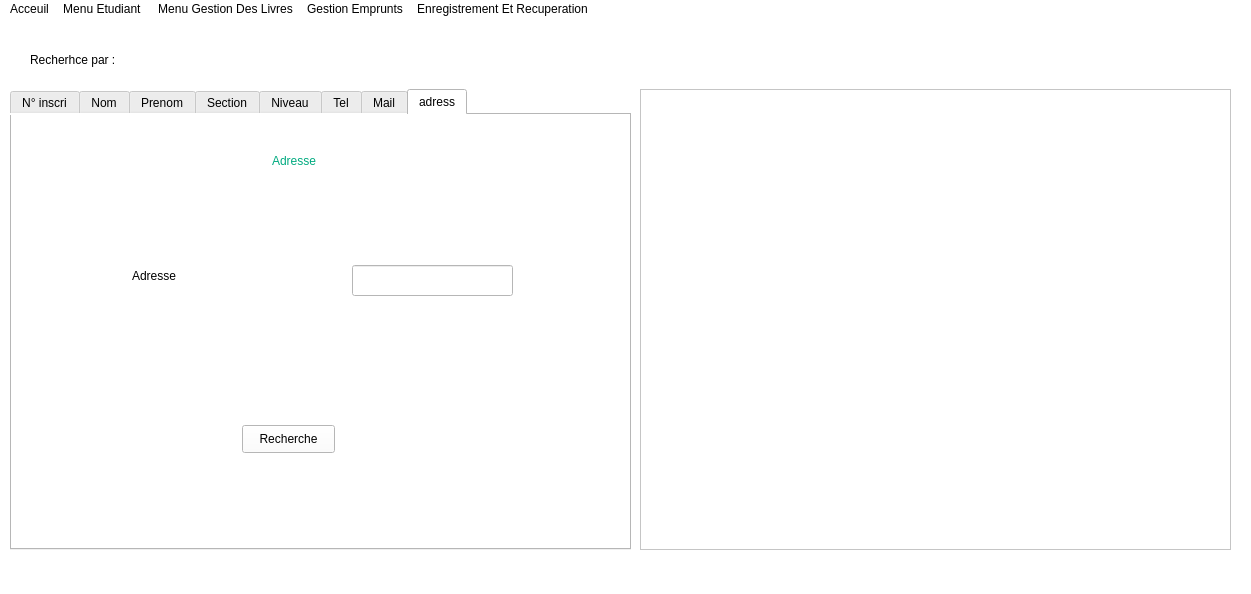
<?xml version="1.0" encoding="UTF-8"?>
<ui version="4.0">
 <class>MainWindow</class>
 <widget class="QMainWindow" name="MainWindow">
  <property name="geometry">
   <rect>
    <x>0</x>
    <y>0</y>
    <width>1251</width>
    <height>594</height>
   </rect>
  </property>
  <property name="windowTitle">
   <string>MainWindow</string>
  </property>
  <property name="styleSheet">
   <string notr="true">color :rgb(0, 0, 0);
font: 87 9pt &quot;Neue Haas Grotesk Text Pro Blac&quot;;
background-color:rgb(255, 255, 255);


</string>
  </property>
  <widget class="QWidget" name="centralwidget">
   <widget class="QLabel" name="label">
    <property name="geometry">
     <rect>
      <x>30</x>
      <y>-30</y>
      <width>161</width>
      <height>141</height>
     </rect>
    </property>
    <property name="text">
     <string>Recherhce par :</string>
    </property>
   </widget>
   <widget class="QTableWidget" name="tableWidget">
    <property name="geometry">
     <rect>
      <x>640</x>
      <y>70</y>
      <width>591</width>
      <height>461</height>
     </rect>
    </property>
   </widget>
   <widget class="QTabWidget" name="tabWidget">
    <property name="geometry">
     <rect>
      <x>10</x>
      <y>70</y>
      <width>621</width>
      <height>461</height>
     </rect>
    </property>
    <property name="toolTipDuration">
     <number>0</number>
    </property>
    <property name="currentIndex">
     <number>7</number>
    </property>
    <widget class="QWidget" name="tab">
     <attribute name="title">
      <string>N° inscri</string>
     </attribute>
     <widget class="QLabel" name="label_11">
      <property name="geometry">
       <rect>
        <x>280</x>
        <y>10</y>
        <width>171</width>
        <height>91</height>
       </rect>
      </property>
      <property name="styleSheet">
       <string notr="true">font: 87 12pt &quot;Verdana Pro Cond Black&quot;;
color: rgb(0, 170, 127);</string>
      </property>
      <property name="text">
       <string>N° Inscri</string>
      </property>
     </widget>
     <widget class="QPushButton" name="pushButton_2">
      <property name="geometry">
       <rect>
        <x>270</x>
        <y>300</y>
        <width>93</width>
        <height>28</height>
       </rect>
      </property>
      <property name="text">
       <string>Recherche</string>
      </property>
     </widget>
     <widget class="QLineEdit" name="lineEdit_2">
      <property name="geometry">
       <rect>
        <x>390</x>
        <y>200</y>
        <width>161</width>
        <height>31</height>
       </rect>
      </property>
     </widget>
     <widget class="QLabel" name="label_3">
      <property name="geometry">
       <rect>
        <x>130</x>
        <y>150</y>
        <width>261</width>
        <height>101</height>
       </rect>
      </property>
      <property name="text">
       <string>Numero  Inscription</string>
      </property>
     </widget>
    </widget>
    <widget class="QWidget" name="tab_2">
     <attribute name="title">
      <string>Nom</string>
     </attribute>
     <widget class="QLabel" name="label_12">
      <property name="geometry">
       <rect>
        <x>260</x>
        <y>10</y>
        <width>171</width>
        <height>91</height>
       </rect>
      </property>
      <property name="styleSheet">
       <string notr="true">font: 87 12pt &quot;Verdana Pro Cond Black&quot;;
color: rgb(0, 170, 127);</string>
      </property>
      <property name="text">
       <string>Nom</string>
      </property>
     </widget>
     <widget class="QLabel" name="label_4">
      <property name="geometry">
       <rect>
        <x>120</x>
        <y>110</y>
        <width>261</width>
        <height>101</height>
       </rect>
      </property>
      <property name="text">
       <string>Nom</string>
      </property>
     </widget>
     <widget class="QLineEdit" name="lineEdit_3">
      <property name="geometry">
       <rect>
        <x>330</x>
        <y>150</y>
        <width>161</width>
        <height>31</height>
       </rect>
      </property>
     </widget>
     <widget class="QPushButton" name="pushButton_3">
      <property name="geometry">
       <rect>
        <x>250</x>
        <y>330</y>
        <width>93</width>
        <height>28</height>
       </rect>
      </property>
      <property name="text">
       <string>Recherche</string>
      </property>
     </widget>
    </widget>
    <widget class="QWidget" name="tab_3">
     <attribute name="title">
      <string>Prenom</string>
     </attribute>
     <widget class="QLabel" name="label_13">
      <property name="geometry">
       <rect>
        <x>250</x>
        <y>10</y>
        <width>171</width>
        <height>91</height>
       </rect>
      </property>
      <property name="styleSheet">
       <string notr="true">font: 87 12pt &quot;Verdana Pro Cond Black&quot;;
color: rgb(0, 170, 127);</string>
      </property>
      <property name="text">
       <string>Prenom</string>
      </property>
     </widget>
     <widget class="QLabel" name="label_6">
      <property name="geometry">
       <rect>
        <x>120</x>
        <y>120</y>
        <width>261</width>
        <height>101</height>
       </rect>
      </property>
      <property name="text">
       <string>Prenom</string>
      </property>
     </widget>
     <widget class="QLineEdit" name="lineEdit_4">
      <property name="geometry">
       <rect>
        <x>370</x>
        <y>170</y>
        <width>161</width>
        <height>31</height>
       </rect>
      </property>
     </widget>
     <widget class="QPushButton" name="pushButton_4">
      <property name="geometry">
       <rect>
        <x>240</x>
        <y>330</y>
        <width>93</width>
        <height>28</height>
       </rect>
      </property>
      <property name="text">
       <string>Recherche</string>
      </property>
     </widget>
    </widget>
    <widget class="QWidget" name="tab_4">
     <attribute name="title">
      <string>Section</string>
     </attribute>
     <widget class="QLabel" name="label_14">
      <property name="geometry">
       <rect>
        <x>250</x>
        <y>10</y>
        <width>171</width>
        <height>91</height>
       </rect>
      </property>
      <property name="styleSheet">
       <string notr="true">font: 87 12pt &quot;Verdana Pro Cond Black&quot;;
color: rgb(0, 170, 127);</string>
      </property>
      <property name="text">
       <string>Section</string>
      </property>
     </widget>
     <widget class="QLabel" name="label_5">
      <property name="geometry">
       <rect>
        <x>90</x>
        <y>120</y>
        <width>261</width>
        <height>101</height>
       </rect>
      </property>
      <property name="text">
       <string>Section</string>
      </property>
     </widget>
     <widget class="QLineEdit" name="lineEdit_5">
      <property name="geometry">
       <rect>
        <x>350</x>
        <y>160</y>
        <width>161</width>
        <height>31</height>
       </rect>
      </property>
     </widget>
     <widget class="QPushButton" name="pushButton_5">
      <property name="geometry">
       <rect>
        <x>230</x>
        <y>330</y>
        <width>93</width>
        <height>28</height>
       </rect>
      </property>
      <property name="text">
       <string>Recherche</string>
      </property>
     </widget>
    </widget>
    <widget class="QWidget" name="tab_5">
     <attribute name="title">
      <string>Niveau</string>
     </attribute>
     <widget class="QLabel" name="label_15">
      <property name="geometry">
       <rect>
        <x>270</x>
        <y>0</y>
        <width>171</width>
        <height>91</height>
       </rect>
      </property>
      <property name="styleSheet">
       <string notr="true">font: 87 12pt &quot;Verdana Pro Cond Black&quot;;
color: rgb(0, 170, 127);</string>
      </property>
      <property name="text">
       <string>Niveau</string>
      </property>
     </widget>
     <widget class="QLabel" name="label_7">
      <property name="geometry">
       <rect>
        <x>80</x>
        <y>110</y>
        <width>261</width>
        <height>101</height>
       </rect>
      </property>
      <property name="text">
       <string>Niveau</string>
      </property>
     </widget>
     <widget class="QLineEdit" name="lineEdit_6">
      <property name="geometry">
       <rect>
        <x>320</x>
        <y>150</y>
        <width>161</width>
        <height>31</height>
       </rect>
      </property>
     </widget>
     <widget class="QPushButton" name="pushButton_6">
      <property name="geometry">
       <rect>
        <x>250</x>
        <y>330</y>
        <width>93</width>
        <height>28</height>
       </rect>
      </property>
      <property name="text">
       <string>Recherche</string>
      </property>
     </widget>
    </widget>
    <widget class="QWidget" name="tab_7">
     <attribute name="title">
      <string>Tel</string>
     </attribute>
     <widget class="QLabel" name="label_10">
      <property name="geometry">
       <rect>
        <x>250</x>
        <y>10</y>
        <width>171</width>
        <height>91</height>
       </rect>
      </property>
      <property name="styleSheet">
       <string notr="true">font: 87 12pt &quot;Verdana Pro Cond Black&quot;;
color: rgb(0, 170, 127);</string>
      </property>
      <property name="text">
       <string>Telephone</string>
      </property>
     </widget>
     <widget class="QLabel" name="label_2">
      <property name="geometry">
       <rect>
        <x>120</x>
        <y>120</y>
        <width>261</width>
        <height>101</height>
       </rect>
      </property>
      <property name="text">
       <string>Numero Telephone</string>
      </property>
     </widget>
     <widget class="QLineEdit" name="lineEdit">
      <property name="geometry">
       <rect>
        <x>370</x>
        <y>160</y>
        <width>161</width>
        <height>31</height>
       </rect>
      </property>
     </widget>
     <widget class="QPushButton" name="pushButton">
      <property name="geometry">
       <rect>
        <x>270</x>
        <y>270</y>
        <width>93</width>
        <height>28</height>
       </rect>
      </property>
      <property name="text">
       <string>Recherche</string>
      </property>
     </widget>
    </widget>
    <widget class="QWidget" name="tab_6">
     <attribute name="title">
      <string>Mail</string>
     </attribute>
     <widget class="QLabel" name="label_16">
      <property name="geometry">
       <rect>
        <x>260</x>
        <y>0</y>
        <width>171</width>
        <height>91</height>
       </rect>
      </property>
      <property name="styleSheet">
       <string notr="true">font: 87 12pt &quot;Verdana Pro Cond Black&quot;;
color: rgb(0, 170, 127);</string>
      </property>
      <property name="text">
       <string>Mail</string>
      </property>
     </widget>
     <widget class="QLabel" name="label_8">
      <property name="geometry">
       <rect>
        <x>90</x>
        <y>90</y>
        <width>261</width>
        <height>101</height>
       </rect>
      </property>
      <property name="text">
       <string>Mail</string>
      </property>
     </widget>
     <widget class="QLineEdit" name="lineEdit_7">
      <property name="geometry">
       <rect>
        <x>340</x>
        <y>130</y>
        <width>161</width>
        <height>31</height>
       </rect>
      </property>
     </widget>
     <widget class="QPushButton" name="pushButton_7">
      <property name="geometry">
       <rect>
        <x>250</x>
        <y>290</y>
        <width>93</width>
        <height>28</height>
       </rect>
      </property>
      <property name="text">
       <string>Recherche</string>
      </property>
     </widget>
    </widget>
    <widget class="QWidget" name="tab_8">
     <attribute name="title">
      <string>adress</string>
     </attribute>
     <widget class="QLabel" name="label_17">
      <property name="geometry">
       <rect>
        <x>260</x>
        <y>0</y>
        <width>171</width>
        <height>91</height>
       </rect>
      </property>
      <property name="styleSheet">
       <string notr="true">font: 87 12pt &quot;Verdana Pro Cond Black&quot;;
color: rgb(0, 170, 127);</string>
      </property>
      <property name="text">
       <string>Adresse</string>
      </property>
     </widget>
     <widget class="QLabel" name="label_9">
      <property name="geometry">
       <rect>
        <x>120</x>
        <y>110</y>
        <width>261</width>
        <height>101</height>
       </rect>
      </property>
      <property name="text">
       <string>Adresse</string>
      </property>
     </widget>
     <widget class="QLineEdit" name="lineEdit_8">
      <property name="geometry">
       <rect>
        <x>340</x>
        <y>150</y>
        <width>161</width>
        <height>31</height>
       </rect>
      </property>
     </widget>
     <widget class="QPushButton" name="pushButton_8">
      <property name="geometry">
       <rect>
        <x>230</x>
        <y>310</y>
        <width>93</width>
        <height>28</height>
       </rect>
      </property>
      <property name="text">
       <string>Recherche</string>
      </property>
     </widget>
    </widget>
   </widget>
  </widget>
  <widget class="QMenuBar" name="menubar">
   <property name="geometry">
    <rect>
     <x>0</x>
     <y>0</y>
     <width>1251</width>
     <height>25</height>
    </rect>
   </property>
   <widget class="QMenu" name="menuAcceuil">
    <property name="title">
     <string>Acceuil</string>
    </property>
   </widget>
   <widget class="QMenu" name="menuMenu_Etudiant">
    <property name="title">
     <string>Menu Etudiant </string>
    </property>
    <widget class="QMenu" name="menuMise_a_jour_Etudiant">
     <property name="title">
      <string>Mise a jour Etudiant</string>
     </property>
     <addaction name="actionAjouter_Etudiant"/>
     <addaction name="separator"/>
     <addaction name="actionSupprimer_Etudiant"/>
     <addaction name="separator"/>
     <addaction name="actionModifier_Etudiant"/>
    </widget>
    <widget class="QMenu" name="menuRecherche_et_Affichage">
     <property name="title">
      <string>Recherche et Affichage</string>
     </property>
     <addaction name="actionContenue_du_dictionnaire_Etudiant"/>
     <addaction name="separator"/>
     <addaction name="actionRecherche"/>
    </widget>
    <addaction name="menuMise_a_jour_Etudiant"/>
    <addaction name="separator"/>
    <addaction name="menuRecherche_et_Affichage"/>
   </widget>
   <widget class="QMenu" name="menuMenu_Gestion_Des_Livres">
    <property name="title">
     <string>Menu Gestion Des Livres</string>
    </property>
    <widget class="QMenu" name="menuMise_a_jour">
     <property name="title">
      <string>Mise a jour</string>
     </property>
     <addaction name="actionAjouter_un_nouvel_Livre"/>
     <addaction name="actionModifier_nombre_d_exemplaires_d_un_Livre"/>
    </widget>
    <widget class="QMenu" name="menuRecherche_et_Affichage_2">
     <property name="title">
      <string>Recherche et Affichage</string>
     </property>
     <addaction name="actionContenue_du_dictionnaire_livre"/>
     <addaction name="actionRecherche_par_Referance"/>
     <addaction name="actionRecherche_par_titre"/>
     <addaction name="actionRecherche_par_annee_edition_donne"/>
     <addaction name="actionRecherche_et_Affichage_des_livres_par_ordre_alphabetique"/>
    </widget>
    <addaction name="menuMise_a_jour"/>
    <addaction name="menuRecherche_et_Affichage_2"/>
   </widget>
   <widget class="QMenu" name="menuGestion_Emprunts">
    <property name="title">
     <string>Gestion Emprunts</string>
    </property>
    <widget class="QMenu" name="menuMise_a_jour_2">
     <property name="title">
      <string>Mise a jour</string>
     </property>
     <widget class="QMenu" name="menuModifier_Emprunt">
      <property name="title">
       <string>Modifier Emprunt</string>
      </property>
      <addaction name="actionDate_emprunt"/>
      <addaction name="actionDate_Retour"/>
     </widget>
     <addaction name="actionAjouter_un_nouvel_emprunt"/>
     <addaction name="actionRetour_d_un_emprunt"/>
     <addaction name="actionSupprimer_d_un_emprunt"/>
     <addaction name="menuModifier_Emprunt"/>
    </widget>
    <widget class="QMenu" name="menuRecherche_Affichage">
     <property name="title">
      <string>Recherche ,Affichage</string>
     </property>
     <addaction name="actionContenu_du_dictionnaire_emprunt"/>
     <addaction name="actionRecherche_emprunt_par_livre"/>
     <addaction name="actionRecherche_emprunt_par_etudiant"/>
     <addaction name="actionRecherche_livres_empruntee_a_une_date_donnee"/>
     <addaction name="actionRecherche_livres_retournee_a_une_date_donne"/>
     <addaction name="actionRecherche_livres_empruntee_entre_2_dates_donnee"/>
     <addaction name="actionRecherche_livres_retournee_entre_2_date_donne"/>
    </widget>
    <addaction name="menuMise_a_jour_2"/>
    <addaction name="menuRecherche_Affichage"/>
   </widget>
   <widget class="QMenu" name="menuRecuperation">
    <property name="title">
     <string>Enregistrement Et Recuperation</string>
    </property>
    <addaction name="actionRecuperation_des_donnee"/>
    <addaction name="actionEnregistrer_Ficher_Livres"/>
    <addaction name="actionEnregistrer_Ficher_Emprunt"/>
    <addaction name="separator"/>
    <addaction name="actionRecuperer_Ficher_Etudiant"/>
    <addaction name="actionRecuperer_Ficher_Livres"/>
    <addaction name="actionRecuperer_Ficher_Emprunt"/>
   </widget>
   <addaction name="menuAcceuil"/>
   <addaction name="menuMenu_Etudiant"/>
   <addaction name="menuMenu_Gestion_Des_Livres"/>
   <addaction name="menuGestion_Emprunts"/>
   <addaction name="menuRecuperation"/>
  </widget>
  <widget class="QStatusBar" name="statusbar"/>
  <action name="actionAjouter_Etudiant">
   <property name="checkable">
    <bool>false</bool>
   </property>
   <property name="text">
    <string>Ajouter Etudiant</string>
   </property>
  </action>
  <action name="actionEtudiant_Donnee">
   <property name="text">
    <string>Etudiant Donnee</string>
   </property>
  </action>
  <action name="actionUne_Section_Donnee">
   <property name="text">
    <string>Une Section Donnee</string>
   </property>
  </action>
  <action name="actionUn_Niveau_Donnee">
   <property name="text">
    <string>Un Niveau Donnee</string>
   </property>
  </action>
  <action name="actionSection_et_Niveau">
   <property name="text">
    <string>Section et Niveau</string>
   </property>
  </action>
  <action name="actionTel">
   <property name="text">
    <string>Tel</string>
   </property>
  </action>
  <action name="actionMail">
   <property name="text">
    <string>Mail</string>
   </property>
  </action>
  <action name="actionAdresse">
   <property name="text">
    <string>Adresse</string>
   </property>
  </action>
  <action name="actionContenue_du_dictionnaire_Etudiant">
   <property name="text">
    <string>Afficher les Etudiants </string>
   </property>
  </action>
  <action name="actionRecherche_par_numero_inscription">
   <property name="text">
    <string>Recherche par numero inscription</string>
   </property>
  </action>
  <action name="actionRecherche_par_section">
   <property name="text">
    <string>Recherche par section</string>
   </property>
  </action>
  <action name="actionRecherche_par_section_et_Niveau">
   <property name="text">
    <string>Recherche par section et Niveau </string>
   </property>
  </action>
  <action name="actionRecherche_par_Niveau">
   <property name="text">
    <string>Recherche par Niveau</string>
   </property>
  </action>
  <action name="actionAjouter_un_nouvel_Livre">
   <property name="text">
    <string>Ajouter un nouvel Livre</string>
   </property>
  </action>
  <action name="actionModifier_nombre_d_exemplaires_d_un_Livre">
   <property name="text">
    <string>Modifier nombre d exemplaires d un Livre</string>
   </property>
  </action>
  <action name="actionLivre_donnee">
   <property name="text">
    <string>Livre donnee</string>
   </property>
  </action>
  <action name="actionLivres_d_un_auteur">
   <property name="text">
    <string>Livres d un auteur</string>
   </property>
  </action>
  <action name="actionLivres_d_une_annee_donnee">
   <property name="text">
    <string>Livres d une annee donnee</string>
   </property>
  </action>
  <action name="actionContenue_du_dictionnaire_livre">
   <property name="text">
    <string>Contenue du dictionnaire livre</string>
   </property>
  </action>
  <action name="actionRecherche_par_Referance">
   <property name="text">
    <string>Recherche par Referance </string>
   </property>
  </action>
  <action name="actionRecherche_par_titre">
   <property name="text">
    <string>Recherche par titre</string>
   </property>
  </action>
  <action name="actionRecherche_par_annee_edition_donne">
   <property name="text">
    <string>Recherche par annee edition donne</string>
   </property>
  </action>
  <action name="actionRecherche_et_Affichage_des_livres_par_ordre_alphabetique">
   <property name="text">
    <string>Recherche et Affichage des livres par ordre alphabetique</string>
   </property>
  </action>
  <action name="actionAjouter_un_nouvel_emprunt">
   <property name="text">
    <string>Ajouter un nouvel emprunt</string>
   </property>
  </action>
  <action name="actionRetour_d_un_emprunt">
   <property name="text">
    <string>Retour d un emprunt</string>
   </property>
  </action>
  <action name="actionSupprimer_d_un_emprunt">
   <property name="text">
    <string>Supprimer d un emprunt</string>
   </property>
  </action>
  <action name="actionDate_emprunt">
   <property name="text">
    <string>Date emprunt</string>
   </property>
  </action>
  <action name="actionDate_Retour">
   <property name="text">
    <string>Date Retour</string>
   </property>
  </action>
  <action name="actionContenu_du_dictionnaire_emprunt">
   <property name="text">
    <string>Contenu du dictionnaire emprunt</string>
   </property>
  </action>
  <action name="actionRecherche_emprunt_par_livre">
   <property name="text">
    <string>Recherche emprunt par livre</string>
   </property>
  </action>
  <action name="actionRecherche_emprunt_par_etudiant">
   <property name="text">
    <string>Recherche emprunt par etudiant</string>
   </property>
  </action>
  <action name="actionRecherche_livres_empruntee_a_une_date_donnee">
   <property name="text">
    <string>Recherche livres empruntee a une date donnee</string>
   </property>
  </action>
  <action name="actionRecherche_livres_retournee_a_une_date_donne">
   <property name="text">
    <string>Recherche livres retournee a une date donne</string>
   </property>
  </action>
  <action name="actionRecherche_livres_empruntee_entre_2_dates_donnee">
   <property name="text">
    <string>Recherche livres empruntee entre 2 dates donnee</string>
   </property>
  </action>
  <action name="actionRecherche_livres_retournee_entre_2_date_donne">
   <property name="text">
    <string>Recherche livres retournee entre 2 date donne</string>
   </property>
  </action>
  <action name="actionSupprimer_Etudiant">
   <property name="text">
    <string>Supprimer Etudiant</string>
   </property>
  </action>
  <action name="actionModifier_Etudiant">
   <property name="text">
    <string>Modifier Etudiant</string>
   </property>
  </action>
  <action name="actionMenu_Acceuil">
   <property name="text">
    <string>Menu Acceuil</string>
   </property>
  </action>
  <action name="actionRecuperation_des_donnee">
   <property name="text">
    <string>Enregistrer Ficher Etudiant</string>
   </property>
  </action>
  <action name="actionAcceuil">
   <property name="text">
    <string>Acceuil</string>
   </property>
  </action>
  <action name="actionRecherche">
   <property name="text">
    <string>Recherche</string>
   </property>
  </action>
  <action name="actionEnregistrer_Ficher_Livres">
   <property name="text">
    <string>Enregistrer Ficher Livres</string>
   </property>
  </action>
  <action name="actionEnregistrer_Ficher_Emprunt">
   <property name="text">
    <string>Enregistrer Ficher Emprunt</string>
   </property>
  </action>
  <action name="actionRecuperer_Ficher_Etudiant">
   <property name="text">
    <string>Recuperer Ficher Etudiant</string>
   </property>
  </action>
  <action name="actionRecuperer_Ficher_Livres">
   <property name="text">
    <string>Recuperer Ficher Livres</string>
   </property>
  </action>
  <action name="actionRecuperer_Ficher_Emprunt">
   <property name="text">
    <string>Recuperer Ficher Emprunt</string>
   </property>
  </action>
 </widget>
 <resources/>
 <connections/>
</ui>
